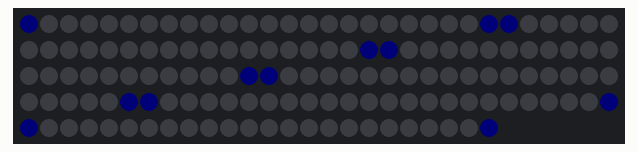
This sketch was run on a simulated Arduino Uno, built with avr-gcc and run on an emulated ATmega328P. Parts: 144 RGB LEDs in strip order, left to right, continuing on the next row. Dim RGB values are drawn brighter than linear.

Above: at 0.54 s.
At 8.73 s:
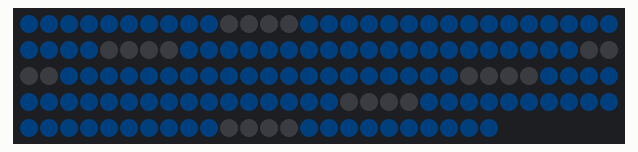
At 20.24 s:
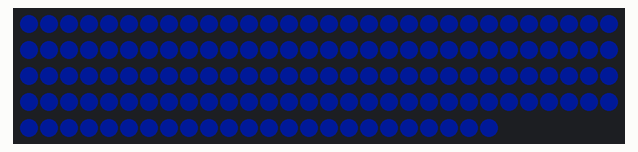
At 24.49 s:
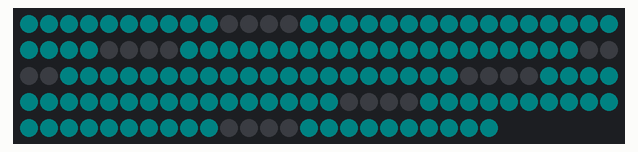
At 30.85 s:
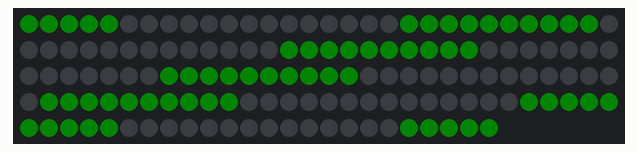
At 39.64 s:
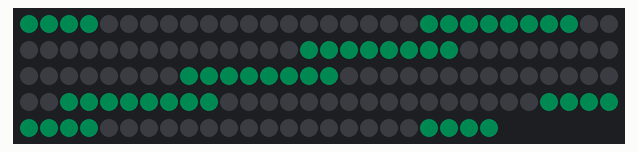

The sketch:

zigzag_line.ino
```cpp
#include <Adafruit_NeoPixel.h>
#define PIN 6
#define NUM_LEDS 144
Adafruit_NeoPixel strip = Adafruit_NeoPixel(NUM_LEDS, PIN, NEO_GRB + NEO_KHZ800);

void setup() {
  strip.begin();
  strip.show(); // Initialize all pixels to 'off'
}


void table(int i, int j, byte red, byte green, byte blue)
{
  int x = i * 12;
  x  = (i%2)? x+11-j:x+j;
  setPixel(x, red, green, blue);

}

void loop() {
 for (byte r=0; r<40; r+=2) {
 for (byte g=0; g<40; g+=2) {
 for (byte b=0; b<40; b+=2) {

   for(int j=0; j<12; j++) {
     for(int i=0; i<12; i++) {
        table(i,j,r,g,b);
     }
      showStrip();
      delay(10);
   }
   for(int j=11; j>=0; j--) {
     for(int i=0; i<12; i++) {
      table(i,j,0,0,0);
     }
      showStrip();
      delay(10);
   }

 }
 }
 }
}


void showStrip() {
 #ifdef ADAFRUIT_NEOPIXEL_H
   // NeoPixel
   strip.show();
 #endif
 #ifndef ADAFRUIT_NEOPIXEL_H
   // FastLED
   FastLED.show();
 #endif
}

void setPixel(int Pixel, byte red, byte green, byte blue) {
 #ifdef ADAFRUIT_NEOPIXEL_H
   // NeoPixel
   strip.setPixelColor(Pixel, strip.Color(red, green, blue));
 #endif
 #ifndef ADAFRUIT_NEOPIXEL_H
   // FastLED
   leds[Pixel].r = red;
   leds[Pixel].g = green;
   leds[Pixel].b = blue;
 #endif
}

void setAll(byte red, byte green, byte blue) {
  for(int i = 0; i < NUM_LEDS; i++ ) {
    setPixel(i, red, green, blue);
  }
  showStrip();
}
```
